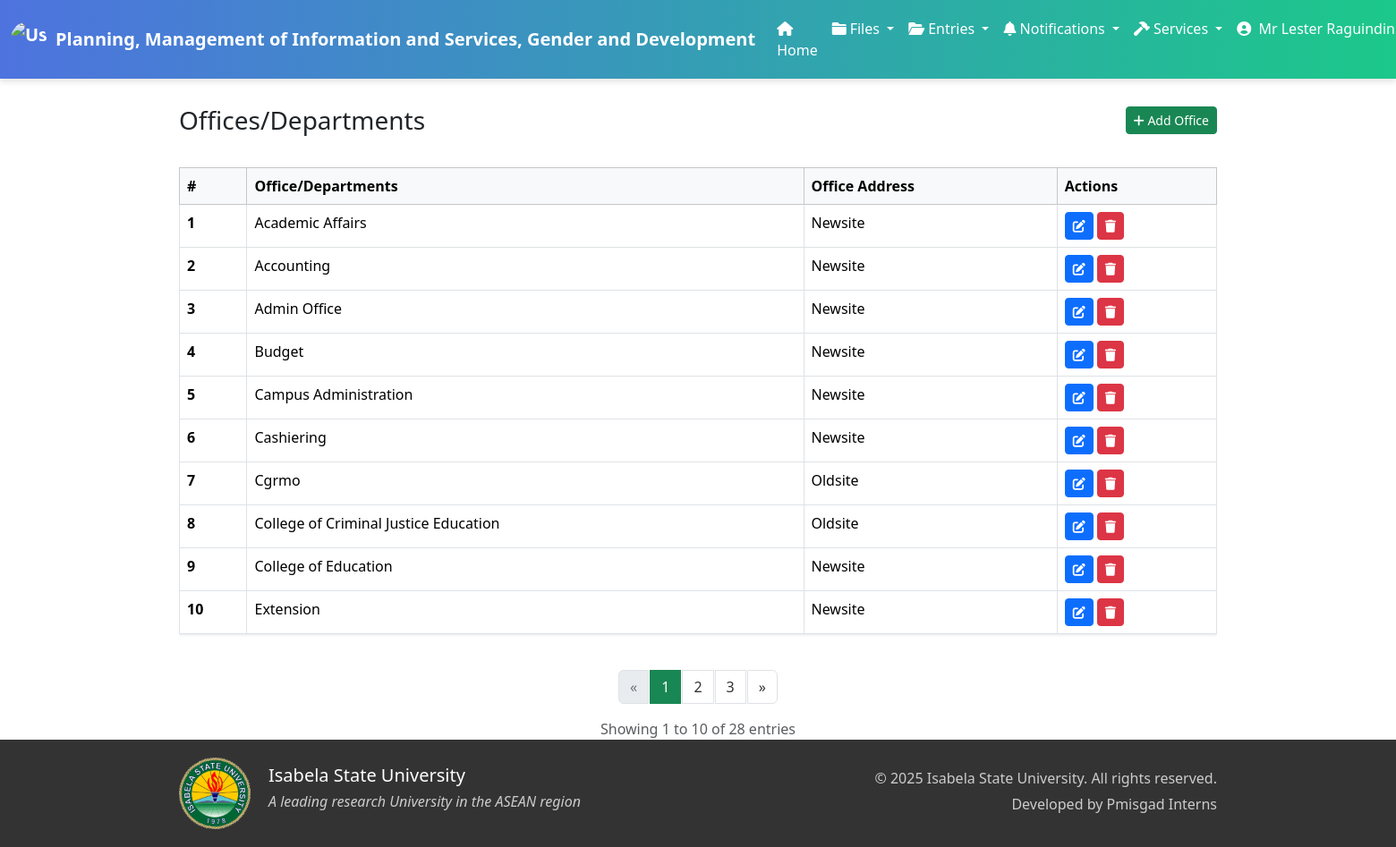
Page /admin/manage_office.php (signed in) on the committed database.
### tables this page shows
CREATE TABLE `office_name` (
  `office_id` int(11) NOT NULL,
  `office_name` varchar(100) NOT NULL,
  `office_address` varchar(50) NOT NULL
);

### admin/manage_office.php (the view, shortened to what this page needs)
<?php
include '../components/config.php';
?>
<!DOCTYPE html>
<html lang="en">
<head>
    <link rel="stylesheet" href="../styles/styles.css">
    <link href="https://cdnjs.cloudflare.com/ajax/libs/font-awesome/6.0.0-beta3/css/all.min.css" rel="stylesheet">
    <link rel="stylesheet" href="https://cdn.jsdelivr.net/npm/bootstrap@5.3.3/dist/css/bootstrap.min.css">
</head>
<body>
    <?php include '../components/header_admin.php'; ?>
    <div class="container" style="margin-top: 30px;">
        <div class="header-section">
            <h3 class="card-title text-center">Offices/Departments</h3>
            <button class="btn btn-sm btn-success" data-bs-toggle="modal" data-bs-target="#addOfficeModal">
                <i class="fas fa-plus"></i> Add Office
            </button>
        </div>
        <?php
        $records_per_page = 10;
        $current_page = isset($_GET['page']) ? $_GET['page'] : 1;
        $offset = ($current_page - 1) * $records_per_page;
        $total_records_query = mysqli_query($con, "SELECT COUNT(*) as count FROM office_name");
        $total_records = mysqli_fetch_assoc($total_records_query)['count'];
        $total_pages = ceil($total_records / $records_per_page);
        $select = mysqli_query($con, "SELECT * FROM office_name ORDER BY office_name LIMIT $offset, $records_per_page");
        ?>
        <div class="table-responsive">
            <table class="table table-bordered table-hover" style="margin-top: 15px">
                <thead class="table-light">
                    <tr>
                        <th scope="col">#</th>
                        <th scope="col">Office/Departments</th>
                        <th class="col">Office Address</th>
                        <th scope="col">Actions</th>
                    </tr>
                </thead>
                <tbody>
                    <?php
                    $counter = $offset + 1;
                    while($row = mysqli_fetch_assoc($select)){
                        echo '
                            <tr>
                                <th scope="row">'.$counter.'</th>
                                <td>'.$row['office_name'].'</td>
                                <td>'.$row['office_address'].'</td>
                                <td>
                                    <button class="btn btn-primary btn-sm edit-btn"
                                        data-bs-toggle="modal"
                                        data-bs-target="#editOfficeModal"
                                        data-id="'.$row['office_id'].'"
                                        data-name="'.$row['office_name'].'">
                                        <i class="fas fa-edit"></i>
                                    </button>
                                    <form action="" method="POST" class="d-inline">
                                        <input type="hidden" name="delete_id" value="'.$row['office_id'].'">
                                        <button type="submit" name="delete" class="btn btn-danger btn-sm" onclick="return confirm(\'Are you sure you want to delete this office?\')">
                                            <i class="fas fa-trash"></i>
                                        </button>
                                    </form>
                                </td>
                            </tr>
                        ';
                        $counter++;
                    }
                    ?>
                </tbody>
            </table>
        </div>
        <?php if($total_pages > 1): ?>
        <nav aria-label="Page navigation" class="mt-4">
            <ul class="pagination justify-content-center">
                <li class="page-item <?php echo $current_page <= 1 ? 'disabled' : ''; ?>">
                    <a class="page-link" href="?page=<?php echo $current_page - 1; ?>" aria-label="Previous">
                        <span aria-hidden="true">&laquo;</span>
                    </a>
                </li>
                <?php
                $range = 2;
                $initial_num = $current_page - $range;
                $condition_limit_num = ($current_page + $range) + 1;
                for($i = $initial_num; $i < $condition_limit_num; $i++) {
                    if($i > 0 && $i <= $total_pages) {
                        echo '<li class="page-item '.($current_page == $i ? 'active' : '').'">
                                <a class="page-link" href="?page='.$i.'">'.$i.'</a>
                            </li>';
                    }
                }
                ?>
                <li class="page-item <?php echo $current_page >= $total_pages ? 'disabled' : ''; ?>">
                    <a class="page-link" href="?page=<?php echo $current_page + 1; ?>" aria-label="Next">
                        <span aria-hidden="true">&raquo;</span>
                    </a>
                </li>
            </ul>
        </nav>
        <?php endif; ?>
        <div class="text-center text-muted mt-2">
            Showing <?php echo $offset + 1; ?> to <?php echo min($offset + $records_per_page, $total_records); ?>
            of <?php echo $total_records; ?> entries
        </div>
    </div>
    <?php include '../components/footer.php'; ?>
</body>
</html>

### styles/styles.css (style rules this page uses)
body { font-family: 'Arial', sans-serif; }

### admin/manage_office.php (style rules this page uses)
.header-section { display: flex; justify-content: space-between; align-items: center; margin-bottom: 20px; }
.pagination .page-link { color: #333; border-radius: 0; margin: 0 2px; }
.pagination .page-item.active .page-link { background-color: #198754; border-color: #198754; color: white; }
.pagination .page-item.disabled .page-link { color: #6c757d; }
.table { box-shadow: 0 1px 3px rgba(0,0,0,0.1); }
.table thead { background-color: #f8f9fa; }
.btn { transition: all 0.3s ease; }
.container { max-width: 1200px; margin: 0 auto; padding: 0 20px; }

### components/footer.php (style rules this page uses)
body { display: flex; flex-direction: column; min-height: 100vh; margin: 0; }
.container { max-width: 1200px; margin: 0 auto; padding: 0 20px; }

### rows in the picture
office_name: office_name "Academic Affairs", office_address "Newsite"
office_name: office_name "Accounting", office_address "Newsite"
office_name: office_name "Admin Office", office_address "Newsite"
office_name: office_name "Budget", office_address "Newsite"
office_name: office_name "Campus Administration", office_address "Newsite"
office_name: office_name "Cashiering", office_address "Newsite"
office_name: office_name "Cgrmo", office_address "Oldsite"
office_name: office_name "College of Criminal Justice Education", office_address "Oldsite"
office_name: office_name "College of Education", office_address "Newsite"
office_name: office_name "Extension", office_address "Newsite"

### other values in the picture
$_SESSION['full_name'] "Mr Lester Raguindin…"
$offset + 1 "1"
min($offset + $records_per_page, $total_records) "10"
$total_records "28"
